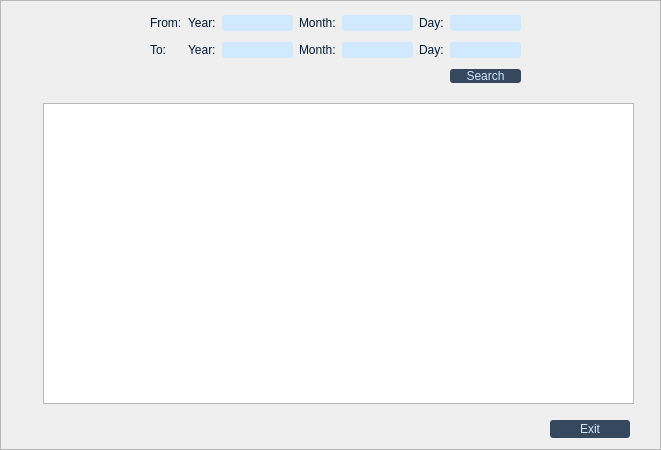
<?xml version="1.0" encoding="UTF-8"?>
<ui version="4.0">
 <class>searchAccountDialog</class>
 <widget class="QDialog" name="searchAccountDialog">
  <property name="geometry">
   <rect>
    <x>0</x>
    <y>0</y>
    <width>661</width>
    <height>450</height>
   </rect>
  </property>
  <property name="windowTitle">
   <string>Search Account</string>
  </property>
  <property name="styleSheet">
   <string notr="true">QPushButton{
	font: 13pt &quot;Arial Rounded MT Bold&quot;;
background-color:rgba(1,25,53,200);
color:rgba(208,233,255);
bordercolor:rgba(1,25,53,90);
border-radius:3px;
}
QLabel
{
font: 11pt &quot;Arial Rounded MT Bold&quot;;
color:rgb(1, 25, 53);
}
QLineEdit
{
bordercolor:rgba(255,255,255,200);
font: 11pt &quot;Arial Rounded MT Bold&quot;;
border-color:rgba(1,25,53,50);
           border-radius:3px;
         background-color:rgba(208,233,255);
      color:rgba(1,25,53);
}
QRadioButton
{
font: 11pt &quot;Arial Rounded MT Bold&quot;;
color:rgb(1, 25, 53);
}
</string>
  </property>
  <widget class="QWidget" name="gridLayoutWidget">
   <property name="geometry">
    <rect>
     <x>150</x>
     <y>10</y>
     <width>371</width>
     <height>81</height>
    </rect>
   </property>
   <layout class="QGridLayout" name="gridLayout">
    <item row="0" column="0">
     <widget class="QLabel" name="label_from">
      <property name="text">
       <string>From:</string>
      </property>
     </widget>
    </item>
    <item row="0" column="3">
     <widget class="QLabel" name="label_month">
      <property name="text">
       <string>Month:</string>
      </property>
     </widget>
    </item>
    <item row="0" column="5">
     <widget class="QLabel" name="label_day">
      <property name="text">
       <string>Day:</string>
      </property>
     </widget>
    </item>
    <item row="0" column="1">
     <widget class="QLabel" name="label_year">
      <property name="text">
       <string>Year:</string>
      </property>
     </widget>
    </item>
    <item row="0" column="2">
     <widget class="QLineEdit" name="enterFromYear"/>
    </item>
    <item row="0" column="4">
     <widget class="QLineEdit" name="enterFromMonth"/>
    </item>
    <item row="0" column="6">
     <widget class="QLineEdit" name="enterFromDay"/>
    </item>
    <item row="1" column="5">
     <widget class="QLabel" name="label_toDay">
      <property name="text">
       <string>Day:</string>
      </property>
     </widget>
    </item>
    <item row="1" column="1">
     <widget class="QLabel" name="label_toYear">
      <property name="text">
       <string>Year:</string>
      </property>
     </widget>
    </item>
    <item row="1" column="0">
     <widget class="QLabel" name="label_to">
      <property name="text">
       <string>To:</string>
      </property>
     </widget>
    </item>
    <item row="1" column="3">
     <widget class="QLabel" name="label_toMonth">
      <property name="text">
       <string>Month:</string>
      </property>
     </widget>
    </item>
    <item row="1" column="6">
     <widget class="QLineEdit" name="enterToDay"/>
    </item>
    <item row="1" column="2">
     <widget class="QLineEdit" name="enterToYear"/>
    </item>
    <item row="1" column="4">
     <widget class="QLineEdit" name="enterToMonth"/>
    </item>
    <item row="2" column="6">
     <widget class="QPushButton" name="searchButt">
      <property name="text">
       <string>Search</string>
      </property>
     </widget>
    </item>
   </layout>
  </widget>
  <widget class="QPushButton" name="exitButt">
   <property name="geometry">
    <rect>
     <x>550</x>
     <y>420</y>
     <width>80</width>
     <height>18</height>
    </rect>
   </property>
   <property name="text">
    <string>Exit</string>
   </property>
  </widget>
  <widget class="QTextEdit" name="showAccountTxt">
   <property name="geometry">
    <rect>
     <x>43</x>
     <y>103</y>
     <width>591</width>
     <height>301</height>
    </rect>
   </property>
  </widget>
  <widget class="QFrame" name="frame">
   <property name="geometry">
    <rect>
     <x>0</x>
     <y>0</y>
     <width>661</width>
     <height>450</height>
    </rect>
   </property>
   <property name="frameShape">
    <enum>QFrame::StyledPanel</enum>
   </property>
   <property name="frameShadow">
    <enum>QFrame::Raised</enum>
   </property>
  </widget>
  <zorder>frame</zorder>
  <zorder>gridLayoutWidget</zorder>
  <zorder>exitButt</zorder>
  <zorder>showAccountTxt</zorder>
 </widget>
 <resources/>
 <connections/>
</ui>
